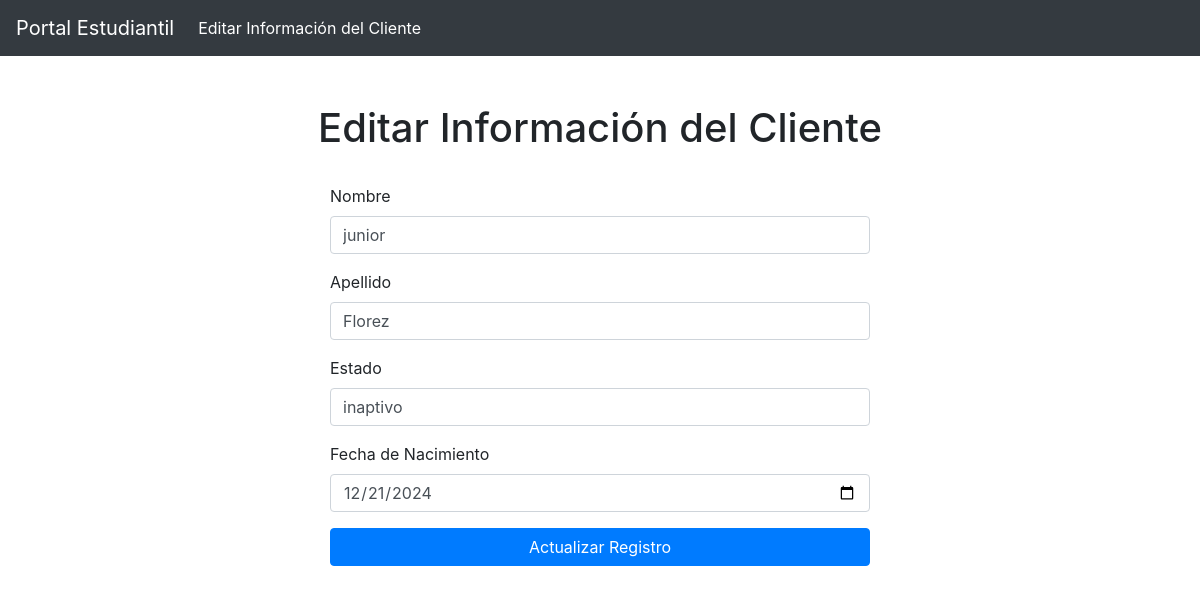
The page /edit.php?id=1 on the database its author committed.
### tables this page shows
CREATE TABLE `clientes` (
  `Id` int(11) NOT NULL,
  `Nombre` varchar(50) NOT NULL,
  `Apellido` varchar(50) NOT NULL,
  `Estado` varchar(20) DEFAULT NULL,
  `FechaNacimiento` date DEFAULT NULL
);

### edit.php (the view, shortened to what this page needs)
<!DOCTYPE html>
<html lang="es">
<head>
    <link rel="stylesheet" href="https://maxcdn.bootstrapcdn.com/bootstrap/4.5.2/css/bootstrap.min.css">
</head>
<body>
    <nav class="navbar navbar-expand-lg navbar-dark bg-dark">
        <a class="navbar-brand" href="index.php">Portal Estudiantil</a>
        <div class="collapse navbar-collapse" id="navbarNav">
            <ul class="navbar-nav">
                <li class="nav-item active">
                    <a class="nav-link" href="index.php">Editar Información del Cliente</a>
                </li>
            </ul>
        </div>
    </nav>
    <div class="container mt-5">
        <div class="row">
            <div class="col-lg-12">
                <h1 class="text-center">Editar Información del Cliente</h1>
            </div>
        </div>
        <?php
        include('conexion.php');
        $query = 'SELECT * FROM clientes WHERE id =' . $_GET['id'];
        $result = mysqli_query($conn, $query) or die(mysqli_error($conn));
        $row = mysqli_fetch_array($result);
        $i = $row['Nombre'];
        $a = $row['Apellido'];
        $b = $row['Estado'];
        $c = $row['FechaNacimiento'];
        ?>
        <div class="row justify-content-center mt-4">
            <div class="col-lg-6">
                <form method="post" action="edit1.php">
                    <div class="form-group">
                        <label for="Nombre">Nombre</label>
                        <input type="text" class="form-control" id="Nombre" name="Nombre" value="<?php echo $i; ?>" placeholder="Nombre">
                    </div>
                    <div class="form-group">
                        <label for="Apellido">Apellido</label>
                        <input type="text" class="form-control" id="Apellido" name="Apellido" value="<?php echo $a; ?>" placeholder="Apellido">
                    </div>
                    <div class="form-group">
                        <label for="Estado">Estado</label>
                        <input type="text" class="form-control" id="Estado" name="Estado" value="<?php echo $b; ?>" placeholder="Estado">
                    </div>
                    <div class="form-group">
                        <label for="FechaNacimiento">Fecha de Nacimiento</label>
                        <input type="date" class="form-control" id="FechaNacimiento" name="FechaNacimiento" value="<?php echo $c; ?>">
                    </div>
                    <button type="submit" class="btn btn-primary btn-block">Actualizar Registro</button>
                </form>
            </div>
        </div>
    </div>
</body>
</html>

### rows shown on the page
clientes: Nombre "junior", Apellido "Florez", Estado "inaptivo", FechaNacimiento "12/21/2024"
